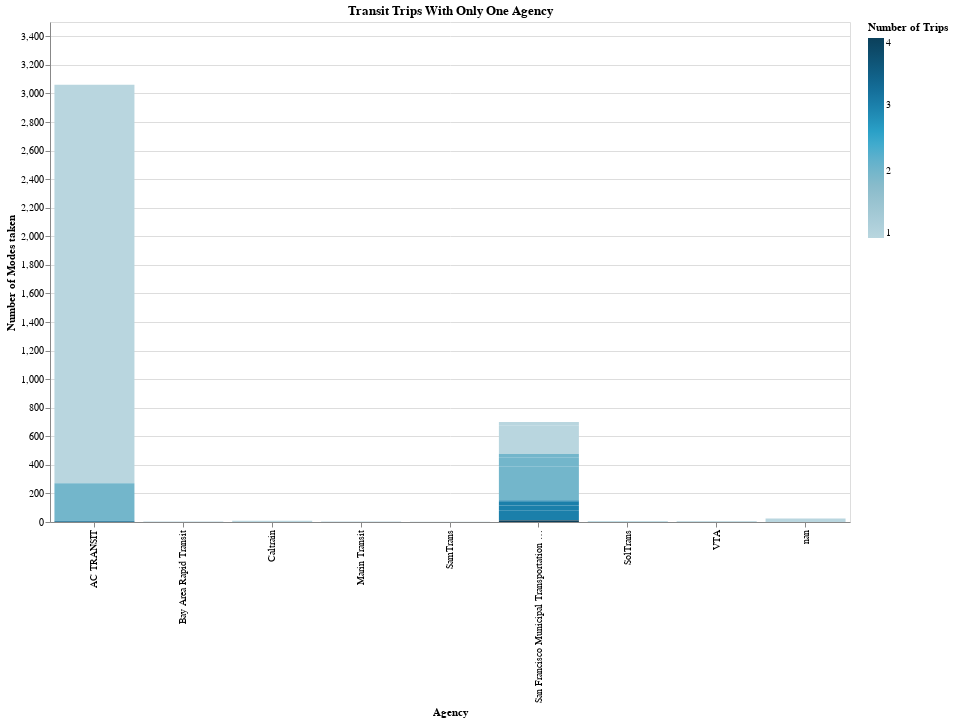

Notebook code for this chart:
### Code cell
chart = (alt.Chart((df>>filter(_.agency_count==1)))
             .mark_bar()
             .encode(
                 x=alt.X("unique_agencies", title="Agency"),
                 y=alt.Y("n", title="Number of Modes taken"),
                 color = alt.Color("n_modes_taken", title="Number of Trips",
                                  scale=alt.Scale(
                                      range=cp.CALITP_SEQUENTIAL_COLORS,)),
            tooltip=cols_to_keep)
        .properties(title = ("Transit Trips With Only One Agency"), width=800,
    height=500)
        )
chart

### Figure 1 — Vega-Lite specification as saved in the notebook (floating-point values rounded to 4 significant figures)
{"config": {"view": {"continuousWidth": 300, "continuousHeight": 300}}, "data": {"name": "data-299268073d18cd8f04646fd199e0a650"}, "mark": {"type": "bar"}, "encoding": {"color": {"field": "n_modes_taken", "scale": {"range": ["#B9D6DF", "#8CBCCB", "#2EA8CE", "#136C97", "#0B405B"]}, "title": "Number of Trips", "type": "quantitative"}, "tooltip": [{"field": "transit_submode", "type": "nominal"}, {"field": "unique_agencies", "type": "nominal"}, {"field": "n", "type": "quantitative"}, {"field": "n_modes_taken", "type": "quantitative"}], "x": {"field": "unique_agencies", "title": "Agency", "type": "nominal"}, "y": {"field": "n", "title": "Number of Modes taken", "type": "quantitative"}}, "height": 500, "title": "Transit Trips With Only One Agency", "width": 800, "$schema": "https://vega.github.io/schema/vega-lite/v5.14.1.json", "datasets": {"data-299268073d18cd8f04646fd199e0a650": [{"primary_mode": "public_transit", "transit_submode": "bus", "transit_agency": "AC TRANSIT", "n": 2788, "n_modes_taken": 1, "agency_count": 1, "AC TRANSIT": 1, "Santa Cruz Metro": 0, "SamTrans": 0, "San Francisco Municipal Transportation Agency": 0, "Sacramento Regional Transit": 0, "VTA": 0, "Amtrak": 0, "Caltrain": 0, "Fairfield and Suisun Transit": 0, "The S": 0, "Tri Delta Transit": 0, "Bay Area Rapid Transit": 0, "San Joaquin Regional Transit District (RTD)": 0, "San Francisco Bay Ferry": 0, "nan": 0, "Marin Transit": 0, "SolTrans": 0, "unique_agencies": "AC TRANSIT"}, {"primary_mode": "public_transit", "transit_submode": "bus, bus", "transit_agency": "AC TRANSIT, AC TRANSIT", "n": 263, "n_modes_taken": 2, "agency_count": 1, "AC TRANSIT": 2, "Santa Cruz Metro": 0, "SamTrans": 0, "San Francisco Municipal Transportation Agency": 0, "Sacramento Regional Transit": 0, "VTA": 0, "Amtrak": 0, "Caltrain": 0, "Fairfield and Suisun Transit": 0, "The S": 0, "Tri Delta Transit": 0, "Bay Area Rapid Transit": 0, "San Joaquin Regional Transit District (RTD)": 0, "San Francisco Bay Ferry": 0, "nan": 0, "Marin Transit": 0, "SolTrans": 0, "unique_agencies": "AC TRANSIT"}, {"primary_mode": "public_transit", "transit_submode": "bus, bus", "transit_agency": "San Francisco Municipal Transportation Agency, San Francisco Municipal Transportation Agency", "n": 234, "n_modes_taken": 2, "agency_count": 1, "AC TRANSIT": 0, "Santa Cruz Metro": 0, "SamTrans": 0, "San Francisco Municipal Transportation Agency": 2, "Sacramento Regional Transit": 0, "VTA": 0, "Amtrak": 0, "Caltrain": 0, "Fairfield and Suisun Transit": 0, "The S": 0, "Tri Delta Transit": 0, "Bay Area Rapid Transit": 0, "San Joaquin Regional Transit District (RTD)": 0, "San Francisco Bay Ferry": 0, "nan": 0, "Marin Transit": 0, "SolTrans": 0, "unique_agencies": "San Francisco Municipal Transportation Agency"}, {"primary_mode": "public_transit", "transit_submode": "bus", "transit_agency": "San Francisco Municipal Transportation Agency", "n": 197, "n_modes_taken": 1, "agency_count": 1, "AC TRANSIT": 0, "Santa Cruz Metro": 0, "SamTrans": 0, "San Francisco Municipal Transportation Agency": 1, "Sacramento Regional Transit": 0, "VTA": 0, "Amtrak": 0, "Caltrain": 0, "Fairfield and Suisun Transit": 0, "The S": 0, "Tri Delta Transit": 0, "Bay Area Rapid Transit": 0, "San Joaquin Regional Transit District (RTD)": 0, "San Francisco Bay Ferry": 0, "nan": 0, "Marin Transit": 0, "SolTrans": 0, "unique_agencies": "San Francisco Municipal Transportation Agency"}, {"primary_mode": "public_transit", "transit_submode": "bus, bus, bus", "transit_agency": "San Francisco Municipal Transportation Agency, San Francisco Municipal Transportation Agency, San Francisco Municipal Transportation Agency", "n": 69, "n_modes_taken": 3, "agency_count": 1, "AC TRANSIT": 0, "Santa Cruz Metro": 0, "SamTrans": 0, "San Francisco Municipal Transportation Agency": 3, "Sacramento Regional Transit": 0, "VTA": 0, "Amtrak": 0, "Caltrain": 0, "Fairfield and Suisun Transit": 0, "The S": 0, "Tri Delta Transit": 0, "Bay Area Rapid Transit": 0, "San Joaquin Regional Transit District (RTD)": 0, "San Francisco Bay Ferry": 0, "nan": 0, "Marin Transit": 0, "SolTrans": 0, "unique_agencies": "San Francisco Municipal Transportation Agency"}, {"primary_mode": "public_transit", "transit_submode": "bus, light_rail", "transit_agency": "San Francisco Municipal Transportation Agency, San Francisco Municipal Transportation Agency", "n": 63, "n_modes_taken": 2, "agency_count": 1, "AC TRANSIT": 0, "Santa Cruz Metro": 0, "SamTrans": 0, "San Francisco Municipal Transportation Agency": 2, "Sacramento Regional Transit": 0, "VTA": 0, "Amtrak": 0, "Caltrain": 0, "Fairfield and Suisun Transit": 0, "The S": 0, "Tri Delta Transit": 0, "Bay Area Rapid Transit": 0, "San Joaquin Regional Transit District (RTD)": 0, "San Francisco Bay Ferry": 0, "nan": 0, "Marin Transit": 0, "SolTrans": 0, "unique_agencies": "San Francisco Municipal Transportation Agency"}, {"primary_mode": "public_transit", "transit_submode": "light_rail, bus, bus", "transit_agency": "San Francisco Municipal Transportation Agency, San Francisco Municipal Transportation Agency, San Francisco Municipal Transportation Agency", "n": 32, "n_modes_taken": 3, "agency_count": 1, "AC TRANSIT": 0, "Santa Cruz Metro": 0, "SamTrans": 0, "San Francisco Municipal Transportation Agency": 3, "Sacramento Regional Transit": 0, "VTA": 0, "Amtrak": 0, "Caltrain": 0, "Fairfield and Suisun Transit": 0, "The S": 0, "Tri Delta Transit": 0, "Bay Area Rapid Transit": 0, "San Joaquin Regional Transit District (RTD)": 0, "San Francisco Bay Ferry": 0, "nan": 0, "Marin Transit": 0, "SolTrans": 0, "unique_agencies": "San Francisco Municipal Transportation Agency"}, {"primary_mode": "public_transit", "transit_submode": "bus, bus, light_rail", "transit_agency": "San Francisco Municipal Transportation Agency, San Francisco Municipal Transportation Agency, San Francisco Municipal Transportation Agency", "n": 27, "n_modes_taken": 3, "agency_count": 1, "AC TRANSIT": 0, "Santa Cruz Metro": 0, "SamTrans": 0, "San Francisco Municipal Transportation Agency": 3, "Sacramento Regional Transit": 0, "VTA": 0, "Amtrak": 0, "Caltrain": 0, "Fairfield and Suisun Transit": 0, "The S": 0, "Tri Delta Transit": 0, "Bay Area Rapid Transit": 0, "San Joaquin Regional Transit District (RTD)": 0, "San Francisco Bay Ferry": 0, "nan": 0, "Marin Transit": 0, "SolTrans": 0, "unique_agencies": "San Francisco Municipal Transportation Agency"}, {"primary_mode": "public_transit", "transit_submode": "light_rail", "transit_agency": "San Francisco Municipal Transportation Agency", "n": 27, "n_modes_taken": 1, "agency_count": 1, "AC TRANSIT": 0, "Santa Cruz Metro": 0, "SamTrans": 0, "San Francisco Municipal Transportation Agency": 1, "Sacramento Regional Transit": 0, "VTA": 0, "Amtrak": 0, "Caltrain": 0, "Fairfield and Suisun Transit": 0, "The S": 0, "Tri Delta Transit": 0, "Bay Area Rapid Transit": 0, "San Joaquin Regional Transit District (RTD)": 0, "San Francisco Bay Ferry": 0, "nan": 0, "Marin Transit": 0, "SolTrans": 0, "unique_agencies": "San Francisco Municipal Transportation Agency"}, {"primary_mode": "public_transit", "transit_submode": "light_rail, bus", "transit_agency": "San Francisco Municipal Transportation Agency, San Francisco Municipal Transportation Agency", "n": 26, "n_modes_taken": 2, "agency_count": 1, "AC TRANSIT": 0, "Santa Cruz Metro": 0, "SamTrans": 0, "San Francisco Municipal Transportation Agency": 2, "Sacramento Regional Transit": 0, "VTA": 0, "Amtrak": 0, "Caltrain": 0, "Fairfield and Suisun Transit": 0, "The S": 0, "Tri Delta Transit": 0, "Bay Area Rapid Transit": 0, "San Joaquin Regional Transit District (RTD)": 0, "San Francisco Bay Ferry": 0, "nan": 0, "Marin Transit": 0, "SolTrans": 0, "unique_agencies": "San Francisco Municipal Transportation Agency"}, {"primary_mode": "public_transit", "transit_submode": "nan", "transit_agency": "nan", "n": 24, "n_modes_taken": 1, "agency_count": 1, "AC TRANSIT": 0, "Santa Cruz Metro": 0, "SamTrans": 0, "San Francisco Municipal Transportation Agency": 0, "Sacramento Regional Transit": 0, "VTA": 0, "Amtrak": 0, "Caltrain": 0, "Fairfield and Suisun Transit": 0, "The S": 0, "Tri Delta Transit": 0, "Bay Area Rapid Transit": 0, "San Joaquin Regional Transit District (RTD)": 0, "San Francisco Bay Ferry": 0, "nan": 1, "Marin Transit": 0, "SolTrans": 0, "unique_agencies": "nan"}, {"primary_mode": "public_transit", "transit_submode": "bus, bus, bus, bus", "transit_agency": "San Francisco Municipal Transportation Agency, San Francisco Municipal Transportation Agency, San Francisco Municipal Transportation Agency, San Francisco Municipal Transportation Agency", "n": 9, "n_modes_taken": 4, "agency_count": 1, "AC TRANSIT": 0, "Santa Cruz Metro": 0, "SamTrans": 0, "San Francisco Municipal Transportation Agency": 4, "Sacramento Regional Transit": 0, "VTA": 0, "Amtrak": 0, "Caltrain": 0, "Fairfield and Suisun Transit": 0, "The S": 0, "Tri Delta Transit": 0, "Bay Area Rapid Transit": 0, "San Joaquin Regional Transit District (RTD)": 0, "San Francisco Bay Ferry": 0, "nan": 0, "Marin Transit": 0, "SolTrans": 0, "unique_agencies": "San Francisco Municipal Transportation Agency"}, {"primary_mode": "public_transit", "transit_submode": "bus, light_rail, bus", "transit_agency": "San Francisco Municipal Transportation Agency, San Francisco Municipal Transportation Agency, San Francisco Municipal Transportation Agency", "n": 9, "n_modes_taken": 3, "agency_count": 1, "AC TRANSIT": 0, "Santa Cruz Metro": 0, "SamTrans": 0, "San Francisco Municipal Transportation Agency": 3, "Sacramento Regional Transit": 0, "VTA": 0, "Amtrak": 0, "Caltrain": 0, "Fairfield and Suisun Transit": 0, "The S": 0, "Tri Delta Transit": 0, "Bay Area Rapid Transit": 0, "San Joaquin Regional Transit District (RTD)": 0, "San Francisco Bay Ferry": 0, "nan": 0, "Marin Transit": 0, "SolTrans": 0, "unique_agencies": "San Francisco Municipal Transportation Agency"}, {"primary_mode": "public_transit", "transit_submode": "rail", "transit_agency": "Caltrain", "n": 8, "n_modes_taken": 1, "agency_count": 1, "AC TRANSIT": 0, "Santa Cruz Metro": 0, "SamTrans": 0, "San Francisco Municipal Transportation Agency": 0, "Sacramento Regional Transit": 0, "VTA": 0, "Amtrak": 0, "Caltrain": 1, "Fairfield and Suisun Transit": 0, "The S": 0, "Tri Delta Transit": 0, "Bay Area Rapid Transit": 0, "San Joaquin Regional Transit District (RTD)": 0, "San Francisco Bay Ferry": 0, "nan": 0, "Marin Transit": 0, "SolTrans": 0, "unique_agencies": "Caltrain"}, {"primary_mode": "public_transit", "transit_submode": "bus, bus, bus", "transit_agency": "AC TRANSIT, AC TRANSIT, AC TRANSIT", "n": 7, "n_modes_taken": 3, "agency_count": 1, "AC TRANSIT": 3, "Santa Cruz Metro": 0, "SamTrans": 0, "San Francisco Municipal Transportation Agency": 0, "Sacramento Regional Transit": 0, "VTA": 0, "Amtrak": 0, "Caltrain": 0, "Fairfield and Suisun Transit": 0, "The S": 0, "Tri Delta Transit": 0, "Bay Area Rapid Transit": 0, "San Joaquin Regional Transit District (RTD)": 0, "San Francisco Bay Ferry": 0, "nan": 0, "Marin Transit": 0, "SolTrans": 0, "unique_agencies": "AC TRANSIT"}, {"primary_mode": "public_transit", "transit_submode": "bus", "transit_agency": "VTA", "n": 6, "n_modes_taken": 1, "agency_count": 1, "AC TRANSIT": 0, "Santa Cruz Metro": 0, "SamTrans": 0, "San Francisco Municipal Transportation Agency": 0, "Sacramento Regional Transit": 0, "VTA": 1, "Amtrak": 0, "Caltrain": 0, "Fairfield and Suisun Transit": 0, "The S": 0, "Tri Delta Transit": 0, "Bay Area Rapid Transit": 0, "San Joaquin Regional Transit District (RTD)": 0, "San Francisco Bay Ferry": 0, "nan": 0, "Marin Transit": 0, "SolTrans": 0, "unique_agencies": "VTA"}, {"primary_mode": "public_transit", "transit_submode": "bus", "transit_agency": "Marin Transit", "n": 4, "n_modes_taken": 1, "agency_count": 1, "AC TRANSIT": 0, "Santa Cruz Metro": 0, "SamTrans": 0, "San Francisco Municipal Transportation Agency": 0, "Sacramento Regional Transit": 0, "VTA": 0, "Amtrak": 0, "Caltrain": 0, "Fairfield and Suisun Transit": 0, "The S": 0, "Tri Delta Transit": 0, "Bay Area Rapid Transit": 0, "San Joaquin Regional Transit District (RTD)": 0, "San Francisco Bay Ferry": 0, "nan": 0, "Marin Transit": 1, "SolTrans": 0, "unique_agencies": "Marin Transit"}, {"primary_mode": "public_transit", "transit_submode": "subway", "transit_agency": "Bay Area Rapid Transit", "n": 4, "n_modes_taken": 1, "agency_count": 1, "AC TRANSIT": 0, "Santa Cruz Metro": 0, "SamTrans": 0, "San Francisco Municipal Transportation Agency": 0, "Sacramento Regional Transit": 0, "VTA": 0, "Amtrak": 0, "Caltrain": 0, "Fairfield and Suisun Transit": 0, "The S": 0, "Tri Delta Transit": 0, "Bay Area Rapid Transit": 1, "San Joaquin Regional Transit District (RTD)": 0, "San Francisco Bay Ferry": 0, "nan": 0, "Marin Transit": 0, "SolTrans": 0, "unique_agencies": "Bay Area Rapid Transit"}, {"primary_mode": "public_transit", "transit_submode": "bus", "transit_agency": "SolTrans", "n": 3, "n_modes_taken": 1, "agency_count": 1, "AC TRANSIT": 0, "Santa Cruz Metro": 0, "SamTrans": 0, "San Francisco Municipal Transportation Agency": 0, "Sacramento Regional Transit": 0, "VTA": 0, "Amtrak": 0, "Caltrain": 0, "Fairfield and Suisun Transit": 0, "The S": 0, "Tri Delta Transit": 0, "Bay Area Rapid Transit": 0, "San Joaquin Regional Transit District (RTD)": 0, "San Francisco Bay Ferry": 0, "nan": 0, "Marin Transit": 0, "SolTrans": 1, "unique_agencies": "SolTrans"}, {"primary_mode": "public_transit", "transit_submode": "bus, light_rail, bus, bus", "transit_agency": "San Francisco Municipal Transportation Agency, San Francisco Municipal Transportation Agency, San Francisco Municipal Transportation Agency, San Francisco Municipal Transportation Agency", "n": 3, "n_modes_taken": 4, "agency_count": 1, "AC TRANSIT": 0, "Santa Cruz Metro": 0, "SamTrans": 0, "San Francisco Municipal Transportation Agency": 4, "Sacramento Regional Transit": 0, "VTA": 0, "Amtrak": 0, "Caltrain": 0, "Fairfield and Suisun Transit": 0, "The S": 0, "Tri Delta Transit": 0, "Bay Area Rapid Transit": 0, "San Joaquin Regional Transit District (RTD)": 0, "San Francisco Bay Ferry": 0, "nan": 0, "Marin Transit": 0, "SolTrans": 0, "unique_agencies": "San Francisco Municipal Transportation Agency"}, {"primary_mode": "public_transit", "transit_submode": "bus, bus", "transit_agency": "SolTrans, SolTrans", "n": 2, "n_modes_taken": 2, "agency_count": 1, "AC TRANSIT": 0, "Santa Cruz Metro": 0, "SamTrans": 0, "San Francisco Municipal Transportation Agency": 0, "Sacramento Regional Transit": 0, "VTA": 0, "Amtrak": 0, "Caltrain": 0, "Fairfield and Suisun Transit": 0, "The S": 0, "Tri Delta Transit": 0, "Bay Area Rapid Transit": 0, "San Joaquin Regional Transit District (RTD)": 0, "San Francisco Bay Ferry": 0, "nan": 0, "Marin Transit": 0, "SolTrans": 2, "unique_agencies": "SolTrans"}, {"primary_mode": "public_transit", "transit_submode": "bus, bus, bus, bus", "transit_agency": "AC TRANSIT, AC TRANSIT, AC TRANSIT, AC TRANSIT", "n": 2, "n_modes_taken": 4, "agency_count": 1, "AC TRANSIT": 4, "Santa Cruz Metro": 0, "SamTrans": 0, "San Francisco Municipal Transportation Agency": 0, "Sacramento Regional Transit": 0, "VTA": 0, "Amtrak": 0, "Caltrain": 0, "Fairfield and Suisun Transit": 0, "The S": 0, "Tri Delta Transit": 0, "Bay Area Rapid Transit": 0, "San Joaquin Regional Transit District (RTD)": 0, "San Francisco Bay Ferry": 0, "nan": 0, "Marin Transit": 0, "SolTrans": 0, "unique_agencies": "AC TRANSIT"}, {"primary_mode": "public_transit", "transit_submode": "bus", "transit_agency": "SamTrans", "n": 1, "n_modes_taken": 1, "agency_count": 1, "AC TRANSIT": 0, "Santa Cruz Metro": 0, "SamTrans": 1, "San Francisco Municipal Transportation Agency": 0, "Sacramento Regional Transit": 0, "VTA": 0, "Amtrak": 0, "Caltrain": 0, "Fairfield and Suisun Transit": 0, "The S": 0, "Tri Delta Transit": 0, "Bay Area Rapid Transit": 0, "San Joaquin Regional Transit District (RTD)": 0, "San Francisco Bay Ferry": 0, "nan": 0, "Marin Transit": 0, "SolTrans": 0, "unique_agencies": "SamTrans"}, {"primary_mode": "public_transit", "transit_submode": "bus, bus, bus, light_rail", "transit_agency": "San Francisco Municipal Transportation Agency, San Francisco Municipal Transportation Agency, San Francisco Municipal Transportation Agency, San Francisco Municipal Transportation Agency", "n": 1, "n_modes_taken": 4, "agency_count": 1, "AC TRANSIT": 0, "Santa Cruz Metro": 0, "SamTrans": 0, "San Francisco Municipal Transportation Agency": 4, "Sacramento Regional Transit": 0, "VTA": 0, "Amtrak": 0, "Caltrain": 0, "Fairfield and Suisun Transit": 0, "The S": 0, "Tri Delta Transit": 0, "Bay Area Rapid Transit": 0, "San Joaquin Regional Transit District (RTD)": 0, "San Francisco Bay Ferry": 0, "nan": 0, "Marin Transit": 0, "SolTrans": 0, "unique_agencies": "San Francisco Municipal Transportation Agency"}, {"primary_mode": "public_transit", "transit_submode": "bus, bus, cable_car", "transit_agency": "San Francisco Municipal Transportation Agency, San Francisco Municipal Transportation Agency, San Francisco Municipal Transportation Agency", "n": 1, "n_modes_taken": 3, "agency_count": 1, "AC TRANSIT": 0, "Santa Cruz Metro": 0, "SamTrans": 0, "San Francisco Municipal Transportation Agency": 3, "Sacramento Regional Transit": 0, "VTA": 0, "Amtrak": 0, "Caltrain": 0, "Fairfield and Suisun Transit": 0, "The S": 0, "Tri Delta Transit": 0, "Bay Area Rapid Transit": 0, "San Joaquin Regional Transit District (RTD)": 0, "San Francisco Bay Ferry": 0, "nan": 0, "Marin Transit": 0, "SolTrans": 0, "unique_agencies": "San Francisco Municipal Transportation Agency"}, {"primary_mode": "public_transit", "transit_submode": "bus, bus, light_rail, bus", "transit_agency": "San Francisco Municipal Transportation Agency, San Francisco Municipal Transportation Agency, San Francisco Municipal Transportation Agency, San Francisco Municipal Transportation Agency", "n": 1, "n_modes_taken": 4, "agency_count": 1, "AC TRANSIT": 0, "Santa Cruz Metro": 0, "SamTrans": 0, "San Francisco Municipal Transportation Agency": 4, "Sacramento Regional Transit": 0, "VTA": 0, "Amtrak": 0, "Caltrain": 0, "Fairfield and Suisun Transit": 0, "The S": 0, "Tri Delta Transit": 0, "Bay Area Rapid Transit": 0, "San Joaquin Regional Transit District (RTD)": 0, "San Francisco Bay Ferry": 0, "nan": 0, "Marin Transit": 0, "SolTrans": 0, "unique_agencies": "San Francisco Municipal Transportation Agency"}, {"primary_mode": "public_transit", "transit_submode": "light_rail", "transit_agency": "VTA", "n": 1, "n_modes_taken": 1, "agency_count": 1, "AC TRANSIT": 0, "Santa Cruz Metro": 0, "SamTrans": 0, "San Francisco Municipal Transportation Agency": 0, "Sacramento Regional Transit": 0, "VTA": 1, "Amtrak": 0, "Caltrain": 0, "Fairfield and Suisun Transit": 0, "The S": 0, "Tri Delta Transit": 0, "Bay Area Rapid Transit": 0, "San Joaquin Regional Transit District (RTD)": 0, "San Francisco Bay Ferry": 0, "nan": 0, "Marin Transit": 0, "SolTrans": 0, "unique_agencies": "VTA"}, {"primary_mode": "public_transit", "transit_submode": "light_rail, light_rail, bus", "transit_agency": "San Francisco Municipal Transportation Agency, San Francisco Municipal Transportation Agency, San Francisco Municipal Transportation Agency", "n": 1, "n_modes_taken": 3, "agency_count": 1, "AC TRANSIT": 0, "Santa Cruz Metro": 0, "SamTrans": 0, "San Francisco Municipal Transportation Agency": 3, "Sacramento Regional Transit": 0, "VTA": 0, "Amtrak": 0, "Caltrain": 0, "Fairfield and Suisun Transit": 0, "The S": 0, "Tri Delta Transit": 0, "Bay Area Rapid Transit": 0, "San Joaquin Regional Transit District (RTD)": 0, "San Francisco Bay Ferry": 0, "nan": 0, "Marin Transit": 0, "SolTrans": 0, "unique_agencies": "San Francisco Municipal Transportation Agency"}]}}
